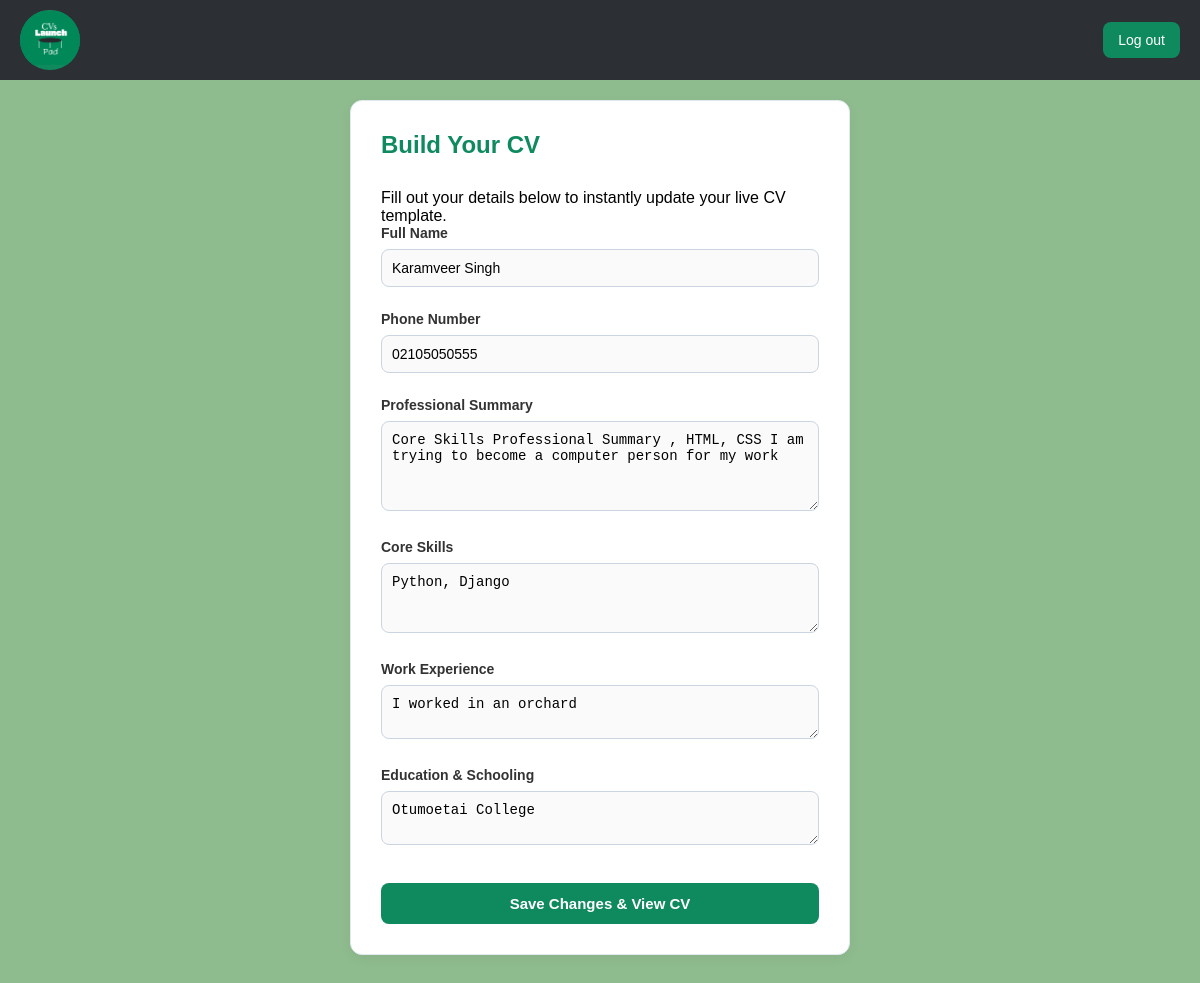
/cv/edit/ (signed in), run on an earlier commit of the app's database.
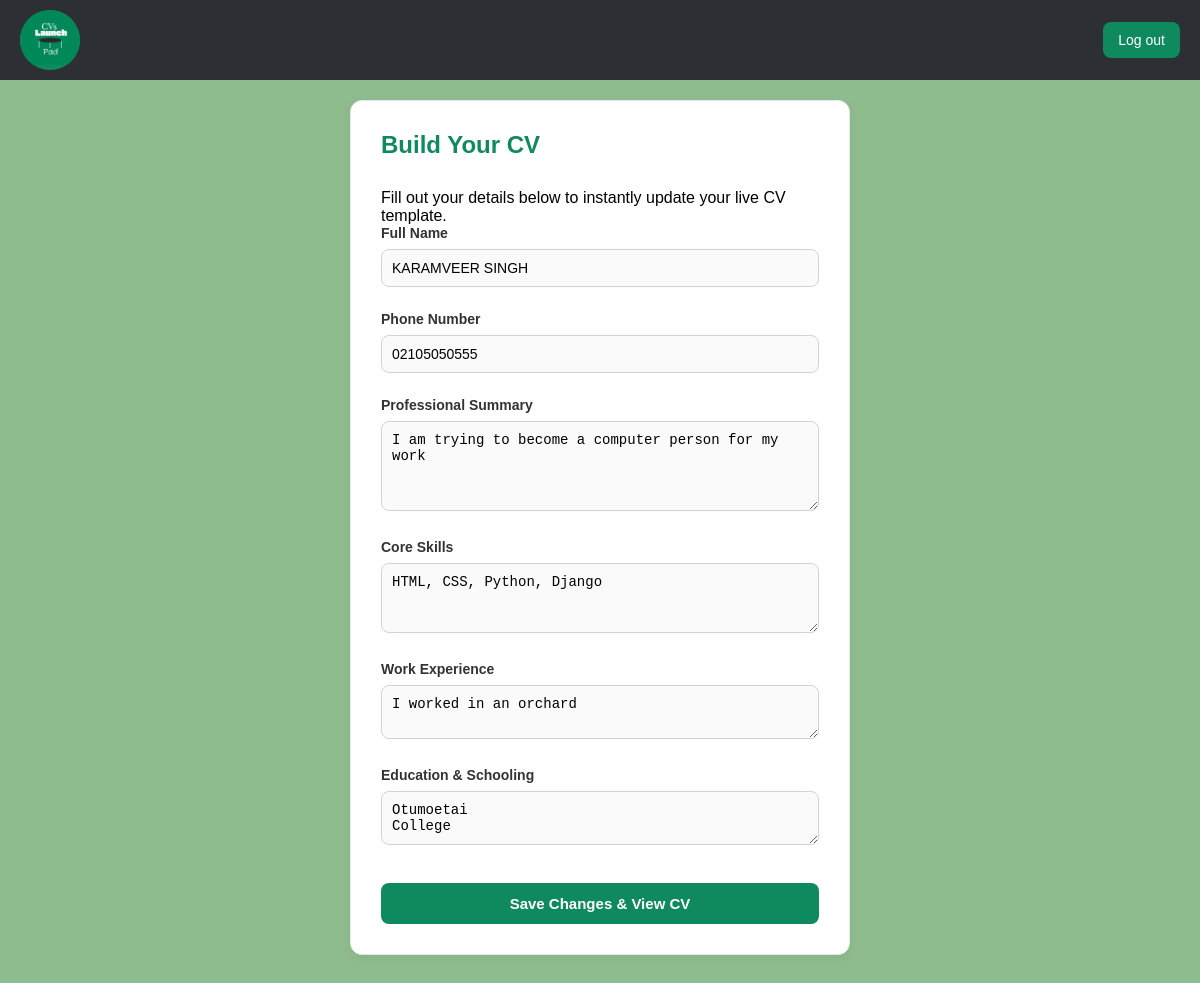
And on a later commit of the database.
### cv/models.py (models this page shows)
class CVProfile(models.Model):
    full_name = models.CharField(max_length=100, blank=True)
    user = models.OneToOneField(settings.AUTH_USER_MODEL, on_delete=models.CASCADE)
    phone = models.CharField(max_length=20, blank=True)
    summary = models.TextField(blank=True)
    skills = models.TextField(help_text="Comma-separated skills", blank=True)
    experience = models.TextField(blank=True)
    education = models.TextField(blank=True)
    TEMPLATE_CHOICES = [
        ('template1', 'Modern Green'),
        ('template2', 'Classic Slate'),
        ('template3', 'Creative Teal'),
        ('template4', 'Minimal Elegant'),
        ('template5', 'Executive Charcoal'),
        ('template6', 'Warm Ochre'),
        ('template7', 'Rose Wine'),
        ('template8', 'Royal Blue'),
        ('template9', 'Dark Mode'),
        ('template10', 'Minimal Stack'),
        ('template11', 'Forest Compact'),
        ('template12', 'Amber Clean'),
    ]
    design_choice = models.CharField(max_length=20, choices=TEMPLATE_CHOICES, default='template1')

### cv/views.py (the view)
# urls.py: path('edit/', views.edit_profile, name='edit_profile'),
@login_required
def edit_profile(request):
    profile = request.user.cvprofile
    if request.method == 'POST':
        form = ProfileForm(request.POST, instance=profile)
        if form.is_valid():
            form.save()
            return redirect('cv_template', profile_id=profile.id)
    else:
        form = ProfileForm(instance=profile)
    return render(request, 'cv/gather_info.html', {'form': form})

### cv/forms.py (shortened to what this page needs)
class ProfileForm(forms.ModelForm):
    class Meta:
        model = CVProfile
        fields = ['full_name', 'phone', 'summary', 'skills', 'experience', 'education']

### cv/templates/cv/gather_info.html (shortened to what this page needs)
{% extends "layout.html" %}
{% load static %}
{% block content%}
<html lang="en">
<head>
    <link rel="stylesheet" href="{% static 'static/cv/style.css' %}">
</head>
<body>
<div class="form-container">
    <div class="form-card">
        <h1>Build Your CV</h1>
        <p class="subtitle">Fill out your details below to instantly update your live CV template.</p>
        <form method="POST">
    <div class="form-group">
        <label for="{{ form.full_name.id_for_label }}">Full Name</label>
        <input
            type="text"
            name="{{ form.full_name.name }}"
            id="{{ form.full_name.id_for_label }}"
            value="{{ form.full_name.value|default:'' }}"
            placeholder="e.g., Jane Doe"
        >
    </div>
    <div class="form-group">
        <label for="{{ form.phone.id_for_label }}">Phone Number</label>
        <input
            type="text"
            name="{{ form.phone.name }}"
            id="{{ form.phone.id_for_label }}"
            value="{{ form.phone.value|default:'' }}"
            placeholder="e.g., 022 102 25"
        >
    </div>
    <div class="form-group">
        <label for="{{ form.summary.id_for_label }}">Professional Summary</label>
        <textarea
            name="{{ form.summary.name }}"
            id="{{ form.summary.id_for_label }}"
            placeholder="Write a short paragraph about your career goals and what makes you a great candidate..."
            style="height: 90px;"
        >{{ form.summary.value|default:'' }}</textarea>
    </div>
    <div class="form-group">
        <label for="{{ form.skills.id_for_label }}">Core Skills</label>
        <textarea
            name="{{ form.skills.name }}"
            id="{{ form.skills.id_for_label }}"
            placeholder="e.g., Python, Django, Customer Service, Teamwork (separate with commas)"
            style="height: 70px;"
        >{{ form.skills.value|default:'' }}</textarea>
    </div>
    <div class="form-group">
        <label for="{{ form.experience.id_for_label }}">Work Experience</label>
        <textarea
            name="{{ form.experience.name }}"
            id="{{ form.experience.id_for_label }}"
            placeholder="Where have you worked and what did you do?"
        >{{ form.experience.value|default:'' }}</textarea>
    </div>
    <div class="form-group">
        <label for="{{ form.education.id_for_label }}">Education & Schooling</label>
        <textarea
            name="{{ form.education.name }}"
            id="{{ form.education.id_for_label }}"
            placeholder="List your high school, degrees, or courses..."
        >{{ form.education.value|default:'' }}</textarea>
    </div>
            <button type="submit" class="btn-submit">Save Changes & View CV</button>
        </form>
    </div>
</div>
    {% endblock %}

What changed in the data, as far as the page shows it:
changed CVProfile "I worked in an orchard": full_name "Karamveer Singh" → "KARAMVEER SINGH"; summary "Core Skills Professional Summary , HTML, CSS I am trying to become a computer person for my work" → "I am trying to become a computer person for my work"; skills (not shown) → "HTML, CSS, Python, Django"
Also different on the page:
form field skills: "Python, Django" → (not shown)
